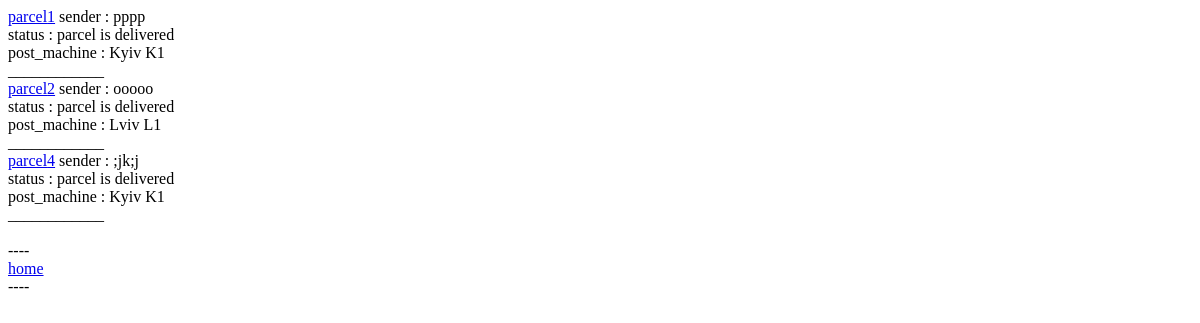
Before: /parcel/ (signed in) with the older database file.
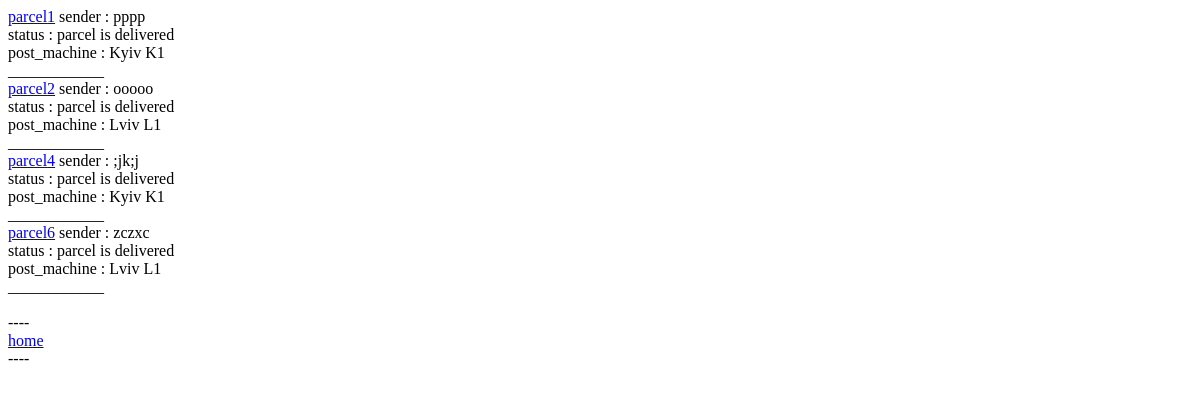
After: the same page with the newer database file.
### parcel/models.py (models this page shows, shortened)
class Parcel(models.Model):
    recipient = models.ForeignKey(User, on_delete=models.CASCADE)
    sender = models.CharField(max_length=200)
    size = models.IntegerField()
    post_machin = models.ForeignKey(PostMachin, on_delete=models.CASCADE)
    locker = models.ForeignKey(Locker, null=True, blank=True, default=None, on_delete=models.DO_NOTHING)
    order_date_time = models.DateTimeField('date published',default=datetime.now())
    update_date_time = models.DateTimeField('date published',default=datetime.now)
    open_date_time = models.DateTimeField('date published', null=True, blank=True)
    status = models.BooleanField(default=False)

### post_machin/models.py (models this page shows, shortened)
class PostMachin(models.Model):
    adress = models.CharField(max_length=200)
    city = models.CharField(max_length=200)

### parcel/views.py (the view)
# urls.py: path('', parcel.views.parcels_view),
def parcels_view(request):
    user = request.user
    parcels = models.Parcel.objects.filter(recipient=user)
    return render(request, 'parcels.html', context={'parcels':parcels})

### templates/parcels.html (shortened to what this page needs)
<!DOCTYPE html>
<html lang="en">
<head>
</head>
<body>
{% for parcel in parcels %}
    <a href="/parcel/{{ parcel.pk }}/">parcel{{ parcel.pk }}</a>
    sender : {{ parcel.sender }} <br>
    status :
        {% if parcel.status == True %}
            parcel is delivered
        {% else %}
            {% if parcel.locker is not None %}
                parcel is waiting for you
            {% else %}
                parcel is on the road
            {% endif %}
        {% endif %}
<br>
    post_machine : {{ parcel.post_machin.city }} {{ parcel.post_machin.adress }} <br>
    ____________
    <br>
{% endfor %}
   <br>----<br> <a href="/">home</a><br>----<br>
</body>
</html>

Changed rows visible on the page:
added Parcel: pk "6", sender "zczxc", status "parcel is delivered", post_machin.city "Lviv", post_machin.adress "L1"
